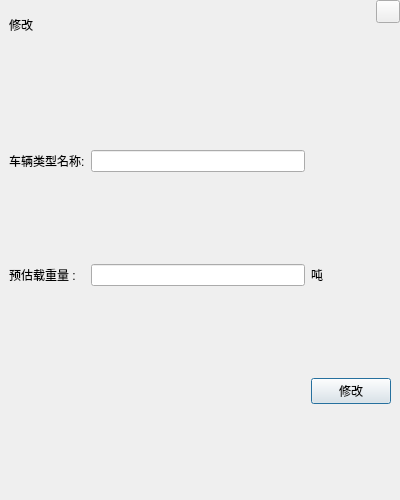
<?xml version="1.0" encoding="UTF-8"?>
<ui version="4.0">
 <class>FrmVehicleTypeEdit</class>
 <widget class="QDialog" name="FrmVehicleTypeEdit">
  <property name="geometry">
   <rect>
    <x>0</x>
    <y>0</y>
    <width>400</width>
    <height>500</height>
   </rect>
  </property>
  <property name="windowTitle">
   <string>Dialog</string>
  </property>
  <layout class="QGridLayout" name="gridLayout_3" rowstretch="1,9">
   <property name="leftMargin">
    <number>0</number>
   </property>
   <property name="topMargin">
    <number>0</number>
   </property>
   <property name="rightMargin">
    <number>0</number>
   </property>
   <property name="bottomMargin">
    <number>0</number>
   </property>
   <item row="0" column="0">
    <widget class="QWidget" name="widget" native="true">
     <layout class="QHBoxLayout" name="horizontalLayout">
      <property name="topMargin">
       <number>0</number>
      </property>
      <property name="rightMargin">
       <number>0</number>
      </property>
      <property name="bottomMargin">
       <number>0</number>
      </property>
      <item>
       <widget class="QLabel" name="labTitle">
        <property name="text">
         <string>修改</string>
        </property>
       </widget>
      </item>
      <item>
       <spacer name="horizontalSpacer">
        <property name="orientation">
         <enum>Qt::Horizontal</enum>
        </property>
        <property name="sizeHint" stdset="0">
         <size>
          <width>40</width>
          <height>20</height>
         </size>
        </property>
       </spacer>
      </item>
      <item>
       <widget class="QWidget" name="widget_3" native="true">
        <layout class="QGridLayout" name="gridLayout">
         <property name="leftMargin">
          <number>0</number>
         </property>
         <property name="topMargin">
          <number>0</number>
         </property>
         <property name="rightMargin">
          <number>0</number>
         </property>
         <property name="bottomMargin">
          <number>0</number>
         </property>
         <item row="0" column="0">
          <widget class="QToolButton" name="toolButton">
           <property name="text">
            <string/>
           </property>
          </widget>
         </item>
         <item row="1" column="0">
          <spacer name="verticalSpacer">
           <property name="orientation">
            <enum>Qt::Vertical</enum>
           </property>
           <property name="sizeHint" stdset="0">
            <size>
             <width>20</width>
             <height>40</height>
            </size>
           </property>
          </spacer>
         </item>
        </layout>
       </widget>
      </item>
     </layout>
    </widget>
   </item>
   <item row="1" column="0">
    <widget class="QWidget" name="widget_2" native="true">
     <layout class="QGridLayout" name="gridLayout_2">
      <item row="2" column="2">
       <widget class="QPushButton" name="btnEdit">
        <property name="text">
         <string>修改</string>
        </property>
       </widget>
      </item>
      <item row="0" column="1">
       <widget class="QLineEdit" name="editName"/>
      </item>
      <item row="0" column="0">
       <widget class="QLabel" name="label_2">
        <property name="text">
         <string>车辆类型名称:</string>
        </property>
       </widget>
      </item>
      <item row="1" column="0">
       <widget class="QLabel" name="label_3">
        <property name="text">
         <string>预估载重量 :</string>
        </property>
       </widget>
      </item>
      <item row="1" column="1">
       <widget class="QLineEdit" name="editEstimateLoad"/>
      </item>
      <item row="1" column="2">
       <widget class="QLabel" name="label">
        <property name="text">
         <string>吨</string>
        </property>
       </widget>
      </item>
     </layout>
    </widget>
   </item>
  </layout>
 </widget>
 <resources/>
 <connections/>
</ui>
